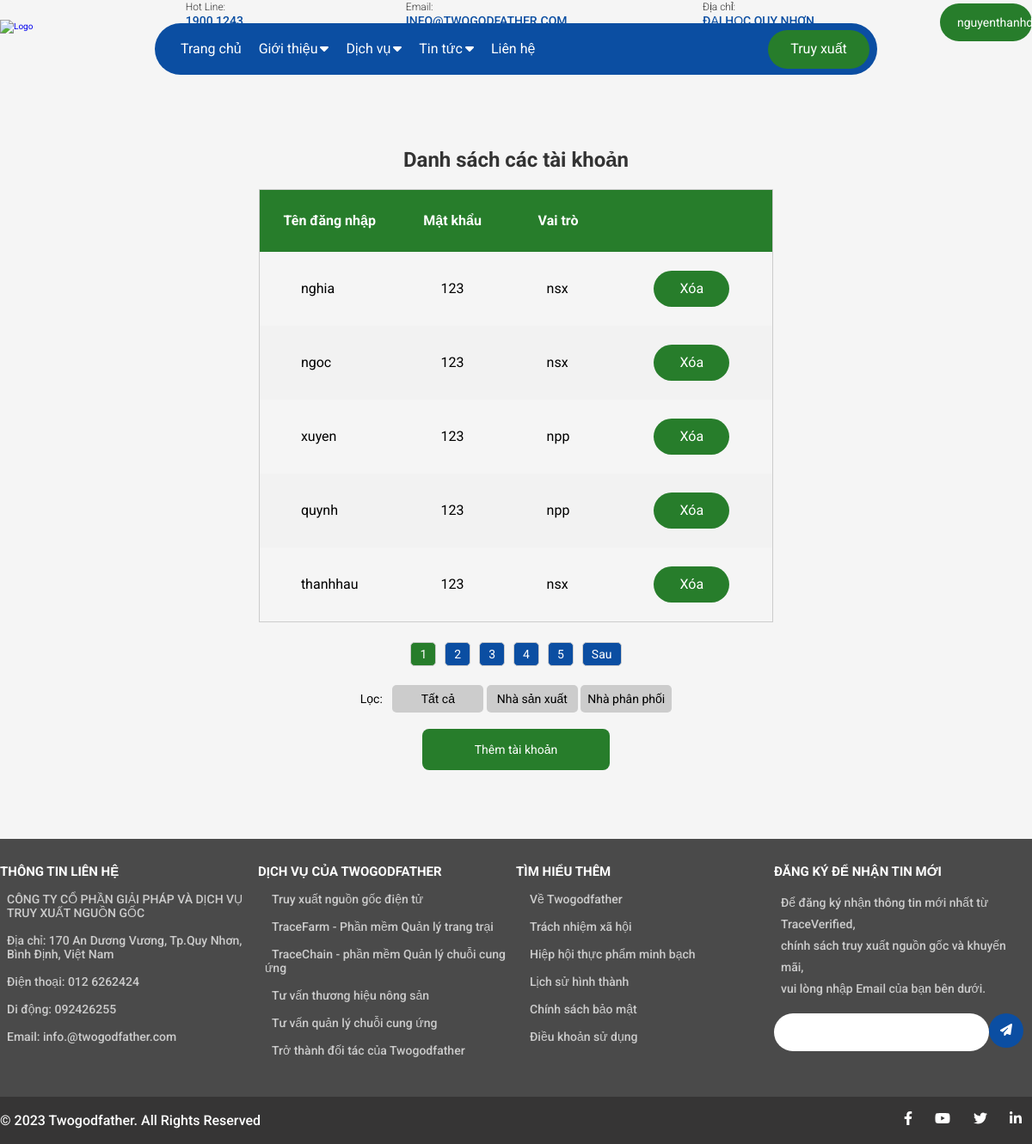
Page /admin.php (signed in) on the committed database.
### tables this page shows
CREATE TABLE `taikhoan` (
  `tendangnhap` varchar(20) NOT NULL,
  `matkhau` varchar(20) NOT NULL,
  `vaitro` varchar(20) NOT NULL
);

### admin.php (the view, shortened to what this page needs)
<?php
    require("connect/connect.php");
    if(isset($_GET['loc'])) {
        $str_query = "SELECT * FROM taikhoan WHERE tendangnhap = '{$_SESSION['tendn']}'";
        $kq2 = mysqli_query($conn, $str_query);
        $row = mysqli_fetch_array($kq2);
        if(isset($_POST['change'])) {
            $tendn = $_POST['tendangnhap'];
            $mk = $_POST['mkcu'];
            $dong = mysqli_num_rows(mysqli_query($conn, "SELECT * FROM taikhoan WHERE tendangnhap = '$tendn' AND matkhau = '$mk'"));
            if($dong > 0) {
                $mkmoi = $_POST['mkmoi'];
                $re_mkmoi = $_POST['re-mkmoi'];
                if($mkmoi === $re_mkmoi) {
                    $str_update = "UPDATE taikhoan SET tendangnhap='$tendn', matkhau='$mkmoi' WHERE tendangnhap='{$_SESSION['tendn']}'";
                    $kq1 = mysqli_query($conn, $str_update);
                    if($kq1) {
                        echo '
                            <script>
                                alert("Cập nhật thông tin thành công!");
                                window.location.href = "admin.php";
                            </script>
                        ';
                    }
                    else {
                        $mess = "Cập nhật thông tin thất bại!";
                    }
                }
                else {
                    $mess = "Nhập mật khẩu mới không khớp!";
                }
            }
            else {
                $mess = "Sai mật khẩu cũ!";
            }
        }
    }
    else {
        if($_GET['btn-vaitro'] == "Tất cả")
            $role = "WHERE vaitro = 'nsx' OR vaitro = 'npp'";
        else if($_GET['btn-vaitro'] == "Nhà sản xuất")
            $role = "WHERE vaitro = 'nsx'";
        else
            $role = "WHERE vaitro = 'npp'";
        $baitren_mottrang = 5;
        $tranghientai = isset($_GET['page']) ? $_GET['page'] : 1;
        $cautruyvan = "SELECT * FROM taikhoan ".$role;
        $sodong = mysqli_num_rows(mysqli_query($conn, $cautruyvan));
        $tongsotrang = ceil($sodong / $baitren_mottrang);
        $trangbatdau = ($tranghientai - 1) * $baitren_mottrang;
        $dulieuhientai = "SELECT * FROM taikhoan ".$role." LIMIT $trangbatdau, $baitren_mottrang";
        $kq = mysqli_query($conn, $dulieuhientai);
    }
?>
<head>
</head>
<body>
    <?php if(isset($_GET['loc'])){ ?>
        <div class="separation"></div>
            <form action="" method="POST" class="change-info">
                <table align="center" class="them-sp">
                    <tr>
                        <td align="center" colspan="2"><h2>Sửa thông tin</h2></td>
                    </tr>
                    <tr>
                        <td>Tên đăng nhập</td>
                        <td><input type="text" name="tendangnhap" value="<?php echo $row['tendangnhap'] ?>" required readonly></td>
                    </tr>
                    <tr>
                        <td>Mật khẩu cũ</td>
                        <td><input type="password" name="mkcu" value="" required autofocus></td>
                    </tr>
                    <tr>
                        <td>Mật khẩu mới</td>
                        <td><input type="password" name="mkmoi" value="" required></td>
                    </tr>
                    <tr>
                        <td>Nhập lại mật khẩu mới</td>
                        <td><input type="password" name="re-mkmoi" value="" required></td>
                    </tr>
                    <tr>
                        <td colspan="2">
                            <?php if(isset($mess)) echo '<p style="color: red; font-size: 1.4rem;">'.$mess.'</p>' ?>
                        </td>
                    </tr>
                    <tr>
                        <td colspan="2" align="right"><input type="submit" value="Sửa thông tin" name="change"></td>
                    </tr>
                </table>
            </form>
    <?php }else{ ?>
        <div >
            <h2 style="text-align: center; color: #333; font-size: 2.4rem; margin-top: 58px;">Danh sách các tài khoản</h2>
            <div style="height: 502px">
                <table align="center" class="tab">
                    <thead>
                        <tr>
                            <th>Tên đăng nhập</th>
                            <th>Mật khẩu</th>
                            <th>Vai trò</th>
                            <th></th>
                        </tr>
                    </thead>
                    <tbody>
                        <?php while($row = mysqli_fetch_assoc($kq)){ ?>
                            <tr>
                                <td><?php echo $row['tendangnhap']; ?></td>
                                <td><?php echo $row['matkhau']; ?></td>
                                <td><?php echo $row['vaitro']; ?></td>
                                <td>
                                    <a class="button" href="admin.php?hanhdong=delete&id=<?php echo $row['tendangnhap']; ?>" onclick="return confirm('Bạn có chắc muốn xóa?')">Xóa</a>
                                </td>
                            </tr>
                        <?php } ?>
                    </tbody>
                </table>
            </div>
            <?php if ($tongsotrang > 1){ ?>
                <div class="phantrang">
                    <?php for ($i = 1; $i <= $tongsotrang; $i++){ ?>
                        <a href="admin.php?btn-vaitro=<?php echo $_GET['btn-vaitro'] ?>&page=<?php echo $i; ?>" class="<?php if($i == $tranghientai) echo 'active' ?>"><?php echo $i; ?></a>
                    <?php } ?>
                    <?php if ($tranghientai < $tongsotrang){ ?>
                        <a href="admin.php?btn-vaitro=<?php echo $_GET['btn-vaitro'] ?>&page=<?php echo $tranghientai + 1; ?>">Sau</a>
                    <?php } ?>
                </div>
            <?php } ?>
            <form class="filter" action="<?php if(isset($_SERVER['PHP_SELF'])) echo $_SERVER['PHP_SELF']; ?>" method="GET">
                <label for="">Lọc: </label>
                <input type="submit" value="Tất cả" name="btn-vaitro">
                <input type="submit" value="Nhà sản xuất" name="btn-vaitro">
                <input type="submit" value="Nhà phân phối" name="btn-vaitro">
            </form>
            <div class="feature-npp" style="text-align: center;">
                <a style="text-decoration:none;" href="admin.php?hanhdong=add">Thêm tài khoản</a>
            </div>
        </div>
    <?php } ?>

### assets/css/base.css (style rules this page uses)
:root { --white-color: #fff; --black-color: #000; --text-color: #333; --secondary-color: #0b4ea2; --primary-color: rgb(39, 125, 43); --background-color: #ece9e9; }
* { box-sizing: inherit; margin: 0; }
html { font-size: 62.5%; line-height: 1.6rem; font-family: 'Roboto', sans-serif; box-sizing: border-box; }

### assets/css/main.css (style rules this page uses)
a { text-decoration: none; }

### assets/css/adNppNsx.css (style rules this page uses)
table.tab { border-collapse: collapse; margin: 26px auto 0 auto; font-size: 1.6rem; line-height: 2.2rem; border: solid 1px #ccc; }
thead { line-height: 7rem; }
th { background-color: var(--primary-color); color: white; }
td { padding: 18px 48px; }
tr:nth-child(even) { background-color: #f2f2f2; }
.button { background-color: var(--primary-color); border: none; color: white; padding: 10px 30px; text-align: center; text-decoration: none; display: inline-block; font-size: 16px; margin: 4px 2px; cursor: pointer; border-radius: 30px; }
.phantrang { display: flex; justify-content: center; align-items: center; padding: 25px 0 30px 0; font-size: 1.4rem; width: 100%; }
.phantrang a { padding: 0 8px; text-decoration: solid; margin: 0 5px; }
.phantrang a, .phantrang .current-page { display: inline-block; margin: 0 5px; padding: 5px 10px; background-color: var(--secondary-color); border: 1px solid #ccc; border-radius: 5px; color: #fff; }
.feature-npp { padding-bottom: 50px; }
.feature-npp a { display: inline-block; padding: 16px 10px; background-color: var(--primary-color); color: #fff; font-size: 1.4rem; width: 218px; border-radius: 8px; }
.filter { text-align: center; margin: -8px 0 19px 0; }
form.filter { font-size: 1.4rem !important; }
.filter label { margin-right: 8px; }
.filter input { width: 106px; padding: 8px; border: none; background-color: #ccc; border-radius: 5px; }
a.active { background-color: var(--primary-color); }

### rows in the picture
taikhoan: tendangnhap "nghia", matkhau "123", vaitro "nsx"
taikhoan: tendangnhap "ngoc", matkhau "123", vaitro "nsx"
taikhoan: tendangnhap "xuyen", matkhau "123", vaitro "npp"
taikhoan: tendangnhap "quynh", matkhau "123", vaitro "npp"
taikhoan: tendangnhap "thanhhau", matkhau "123", vaitro "nsx"
